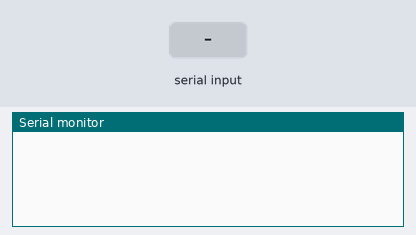
A sketch run on a simulated Arduino Uno, built with avr-gcc and run on an emulated ATmega328P. Parts: the last lines printed to the serial monitor. The inputs (shaded band) are chosen by the test bench.

Above: at 1.2 s.
1.3 s: "PING\n" received over Serial
At 2.0 s:
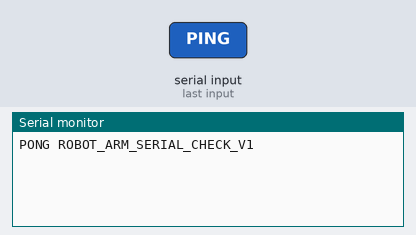
2.8 s: byte 10 ('\n') received over Serial
At 4.3 s:
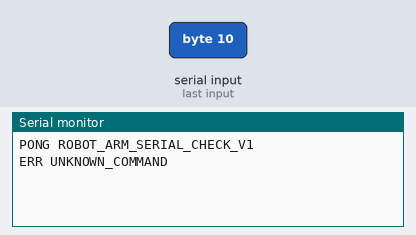

Measured:
- after the input at 1.3 s, the serial monitor: prints a new line at once (image 1)
- after the input at 2.8 s, the serial monitor: prints a new line at once (image 2)

The sketch:

serial_check.ino
```cpp
// Communication check only: no servo pins are configured or driven.
#include <Arduino.h>
String command;
void setup() {
  Serial.begin(115200);
  command.reserve(32);
}
void loop() {
  while (Serial.available()) {
    char c = Serial.read();
    if (c == '\n') {
      command.trim();
      if (command == "PING") Serial.println("PONG ROBOT_ARM_SERIAL_CHECK_V1");
      else Serial.println("ERR UNKNOWN_COMMAND");
      command = "";
    } else if (command.length() < 32) {
      command += c;
    } else {
      command = "";
    }
  }
}
```
